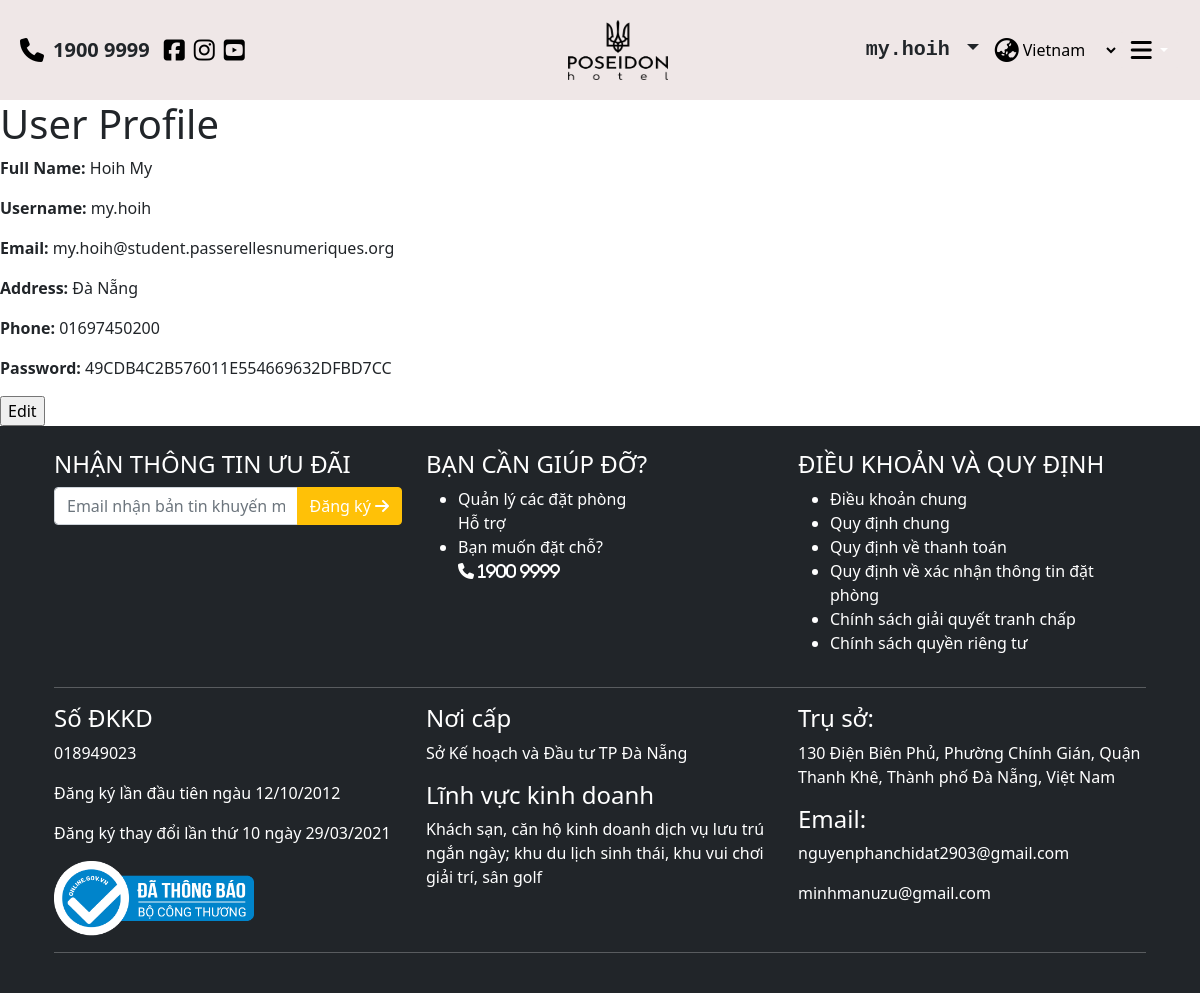
Screenshot of /admin/edit-user.php (signed in) with the database file from the repository.
### tables this page shows
CREATE TABLE `users` (
  `id` int(11) NOT NULL,
  `fullname` varchar(50) NOT NULL,
  `username` varchar(50) NOT NULL,
  `password` varchar(50) NOT NULL,
  `email` varchar(100) NOT NULL,
  `address` varchar(50) DEFAULT NULL,
  `phone` varchar(20) DEFAULT NULL,
  `created` datetime DEFAULT NULL,
  `role` int(11) NOT NULL DEFAULT 0
);

### admin/edit-user.php (the view, shortened to what this page needs)
<?php
require_once('../model/connect.php');
if (isset($_SESSION['username'])) {
    $username = $_SESSION['username'];
    $query = "SELECT * FROM users WHERE username=?";
    $stmt = $conn->prepare($query);
    $stmt->bind_param('s', $username);
    $stmt->execute();
    $result = $stmt->get_result();
    if ($result->num_rows == 1) {
        $user = $result->fetch_assoc();
    } else {
        echo "User not found.";
        exit();
    }
} else {
    header("Location: login.php");
    exit();
}
?>
<!DOCTYPE html>
<html lang="en">
<head>
    <link rel="stylesheet" href="https://use.fontawesome.com/releases/v6.4.2/css/all.css">
    <link rel="stylesheet" href="../css/chinhanh.css">
    <link rel="stylesheet" href="../css/home.css">
    <link rel="stylesheet" href="../css/style.css">
    <link href="https://cdn.jsdelivr.net/npm/bootstrap@5.3.1/dist/css/bootstrap.min.css" rel="stylesheet">
    <link rel="stylesheet" href="https://cdnjs.cloudflare.com/ajax/libs/font-awesome/6.4.2/css/all.min.css">
    <link href="https://cdn.jsdelivr.net/npm/bootstrap@5.0.2/dist/css/bootstrap.min.css" rel="stylesheet">
    <link rel="stylesheet" href="https://cdnjs.cloudflare.com/ajax/libs/OwlCarousel2/2.3.4/assets/owl.carousel.min.css" />
    <link rel="stylesheet" href="https://cdnjs.cloudflare.com/ajax/libs/OwlCarousel2/2.3.4/assets/owl.theme.default.min.css"/>
    <link href="https://cdnjs.cloudflare.com/ajax/libs/owl-carousel/1.3.3/owl.carousel.css" rel="stylesheet"/>
</head>
<body>
<?php include ('header.php') ?>
    <h1>User Profile</h1>
    <?php if (isset($isEditing)): ?>
        <form method="POST">
            <label for="new-fullname">Full Name:</label>
            <input type="text" id="new-fullname" name="new-fullname" value="<?php echo $user['fullname']; ?>"><br>
            <label for="new-username">Username:</label>
            <input type="text" id="new-username" name="new-username" value="<?php echo $user['username']; ?>"><br>
            <label for="new-email">Email:</label>
            <input type="email" id="new-email" name="new-email" value="<?php echo $user['email']; ?>"><br>
            <label for="new-address">Address:</label>
            <input type="text" id="new-address" name="new-address" value="<?php echo $user['address']; ?>"><br>
            <label for="new-phone">Phone:</label>
            <input type="number" id="new-phone" name="new-phone" value="<?php echo $user['phone']; ?>"><br>
            <label for="new-password">Password:</label>
            <input type="password" id="new-password" name="new-password" value="<?php echo $user['password']; ?>"><br>
            <input type="submit" name="update" value="Update">
        </form>
    <?php else: ?>
        <p><strong>Full Name:</strong> <?php echo $user['fullname']; ?></p>
        <p><strong>Username:</strong> <?php echo $user['username']; ?></p>
        <p><strong>Email:</strong> <?php echo $user['email']; ?></p>
        <p><strong>Address:</strong> <?php echo $user['address']; ?></p>
        <p><strong>Phone:</strong> <?php echo $user['phone']; ?></p>
        <p><strong>Password:</strong> <?php echo $user['password']; ?></p>
        <form method="POST">
            <input type="submit" name="edit" value="Edit">
        </form>
    <?php endif; ?>
    <?php include ('../admin/footer.php') ?>
</body>
</html>

### admin/css/style.css (style rules this page uses)
body { padding: 0; margin: 0; box-sizing: border-box; background-color: #F3F3F3; }

### rows the page displays
users: fullname "Hoih My", username "my.hoih", email "my.hoih@student.passerellesnumeriques.org", address "Đà Nẵng", phone "01697450200", password "49CDB4C2B576011E554669632DFBD7CC"

### other values shown
$_SESSION['username'] "my.hoih"
